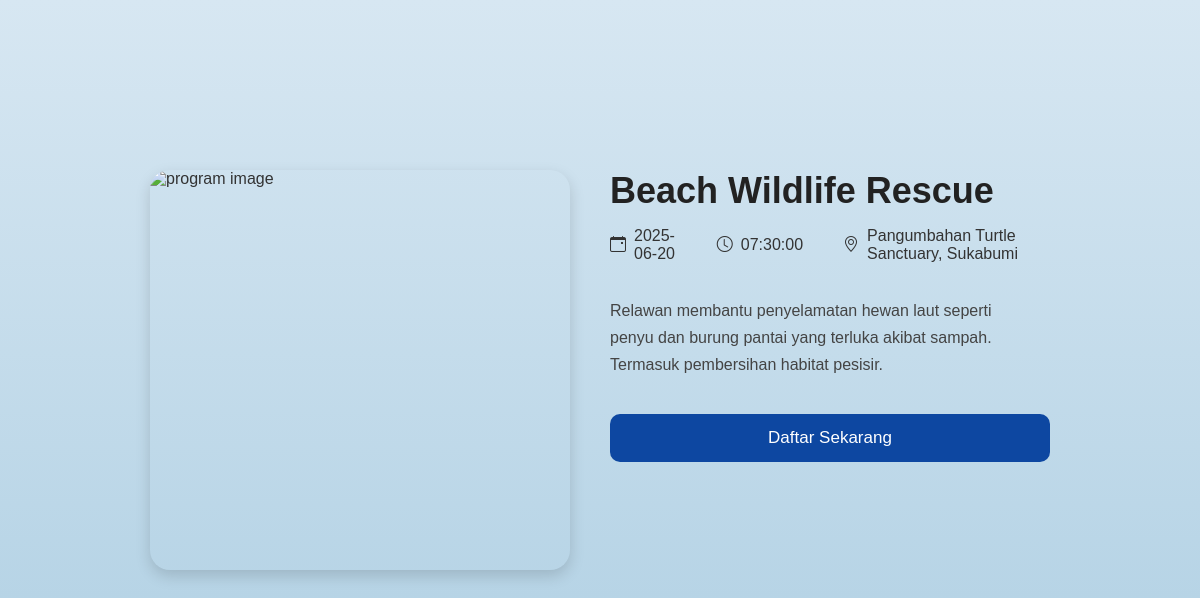
The page /BllupOOP/index.php?c=volunteer&m=detail&id=3 (signed in) on the database its author committed.
### tables this page shows
CREATE TABLE `program` (
  `activity_id` int(11) NOT NULL,
  `program_name` varchar(100) NOT NULL,
  `description` text DEFAULT NULL,
  `location` varchar(150) DEFAULT NULL,
  `date` date DEFAULT NULL,
  `time` time DEFAULT NULL,
  `updated_at` timestamp NOT NULL DEFAULT current_timestamp() ON UPDATE current_timestamp(),
  `program_img` varchar(255) DEFAULT NULL
);

### BllupOOP/controllers/VolunteerController.php (called while the page is built, shortened)
<?php
class VolunteerController extends Controller {
    public function detail() {
        $activity_id = (int)$_GET['id'];
        $model = $this->loadModel('VolunteerModel');
        $program = $model->getProgramById($activity_id);
        $this->loadView('volunteer/detail', ['program' => $program]);
    }
}

### BllupOOP/index.php (called while the page is built, shortened)
<?php
    $m = $_GET['m'] ?? "login";
    include_once "controllers/Controller.php";
    $controller = new $controllerClass();
    $controller->$m();

### BllupOOP/models/Model.php (called while the page is built, shortened)
<?php
  class Model {
    public function __construct() {
      $this->dbconn = new mysqli("localhost", "root", "", "rsidb", "3306");
    }
}

### BllupOOP/models/VolunteerModel.php (called while the page is built, shortened)
<?php
class VolunteerModel extends Model {
    public function getProgramById($activity_id) {
        $query = "SELECT * FROM program WHERE activity_id = ?";
        $stmt = $this->dbconn->prepare($query);
        $stmt->bind_param("i", $activity_id);
        $stmt->execute();
        $result = $stmt->get_result();
        return $result ? $result->fetch_assoc() : null;
    }
}

### BllupOOP/views/volunteer/detail.php (the view, shortened to what this page needs)
<!DOCTYPE html>
<html lang="en">
<head>
  <link rel="stylesheet" href="style/css/vol.css">
    <link rel="stylesheet" href="https://cdn.jsdelivr.net/npm/bootstrap-icons@1.11.3/font/bootstrap-icons.css">
</head>
<body class="detail-body">
<div class="detail-container">
    <img src="style/assets/vol.png" class="detail-image" alt="program image">
    <div class="detail-content">
        <h1 class="detail-title"><?= htmlspecialchars($program['program_name']); ?></h1>
        <div class="detail-meta">
            <span><i class="bi bi-calendar-event me-2" aria-hidden="true"></i><?= htmlspecialchars($program['date'] ?? ''); ?></span>
            <span><i class="bi bi-clock me-2" aria-hidden="true"></i><?= htmlspecialchars($program['time'] ?? ''); ?></span>
            <span><i class="bi bi-geo-alt me-2" aria-hidden="true"></i><?= htmlspecialchars($program['location'] ?? ''); ?></span>
        </div>
        <p class="detail-description"><?= nl2br(htmlspecialchars($program['description'] ?? '')); ?></p>
        <button class="detail-btn" id="openPopup">Daftar Sekarang</button>
    </div>
</div>
</body>
</html>

### BllupOOP/style/css/vol.css (style rules this page uses)
body { font-family: "Poppins", Arial, sans-serif; margin: 0; background-color: #F5F5F5; color: #333; }
h1, h2, h3, h4, h5 { margin: 0; }
body.detail-body { margin: 0; font-family: "Poppins", Arial, sans-serif; background: linear-gradient(to bottom, #d7e7f2, #a4c9df); min-height: 100vh; }
.detail-container { max-width: 900px; margin: 60px auto; margin-top: 150px; display: flex; gap: 40px; padding: 20px 40px; justify-content: center; align-items: flex-start; }
.detail-image { width: 420px; height: 400px; border-radius: 20px; object-fit: cover; flex-shrink: 0; box-shadow: 0 6px 15px rgba(0, 0, 0, 0.15); align-self: center; margin-top: 0; }
.detail-content { flex: 1; display: flex; flex-direction: column; justify-content: center; }
.detail-title { font-size: 36px; font-weight: 700; margin-bottom: 15px; color: #222; }
.detail-meta { display: flex; gap: 40px; margin-bottom: 18px; color: #333; font-size: 16px; }
.detail-meta span { display: flex; align-items: center; gap: 8px; }
.detail-description { font-size: 16px; line-height: 1.7; color: #444; margin-bottom: 35px; max-width: 90%; }
.detail-btn { background: #0d47a1; padding: 14px 32px; color: rgb(255, 255, 255); border: none; border-radius: 10px; font-size: 17px; font-weight: 500; cursor: pointer; transition: 0.2s; }

### rows shown on the page
program: program_name "Beach Wildlife Rescue", date "2025-06-20", time "07:30:00", location "Pangumbahan Turtle Sanctuary, Sukabumi", description "Relawan membantu penyelamatan hewan laut seperti penyu dan burung pantai yang terluka akibat sampah. Termasuk pembersihan habitat pesisir."
